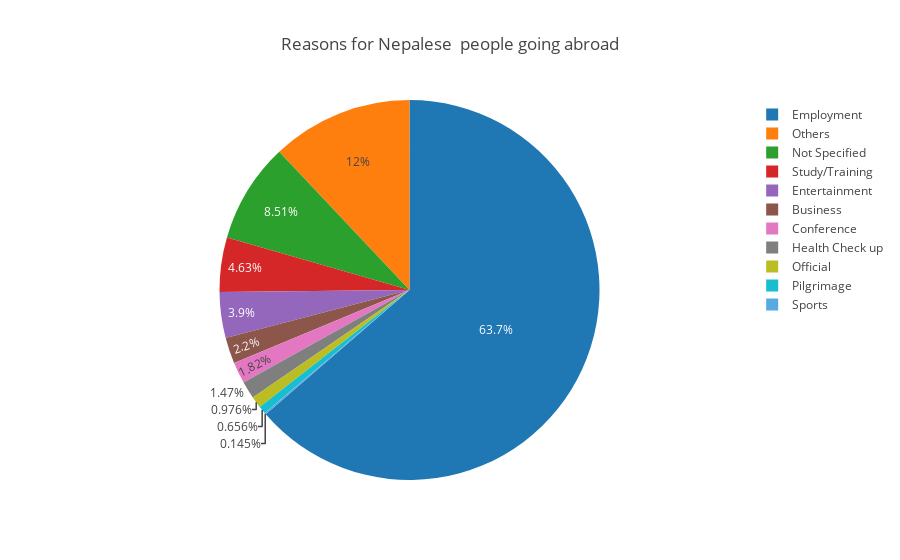

The notebook cell this image was saved under:
### Code cell
fig = {
    'data':[{
        'labels':['Entertainment', 'Health Check up', 'Business',  'Conference', 'Study/Training', 'Employment','Pilgrimage','Others', 'Not Specified','Sports' ,'Official'],
        'values':total_arr,
        'type':'pie'
    }],
    'layout':{'title': "Reasons for Nepalese  people going abroad"}
}

plotly.offline.iplot(fig)

### Figure 1 — Plotly figure (JSON) as saved in the notebook; plotly's stock layout.template omitted (floating-point values rounded to 4 significant figures)
{"data": [{"labels": ["Entertainment", "Health Check up", "Business", "Conference", "Study/Training", "Employment", "Pilgrimage", "Others", "Not Specified", "Sports", "Official"], "type": "pie", "values": [71968, 27169, 40657, 33604, 85487, 1174301, 12095, 221917, 156998, 2676, 18002]}], "layout": {"title": "Reasons for Nepalese  people going abroad"}}
